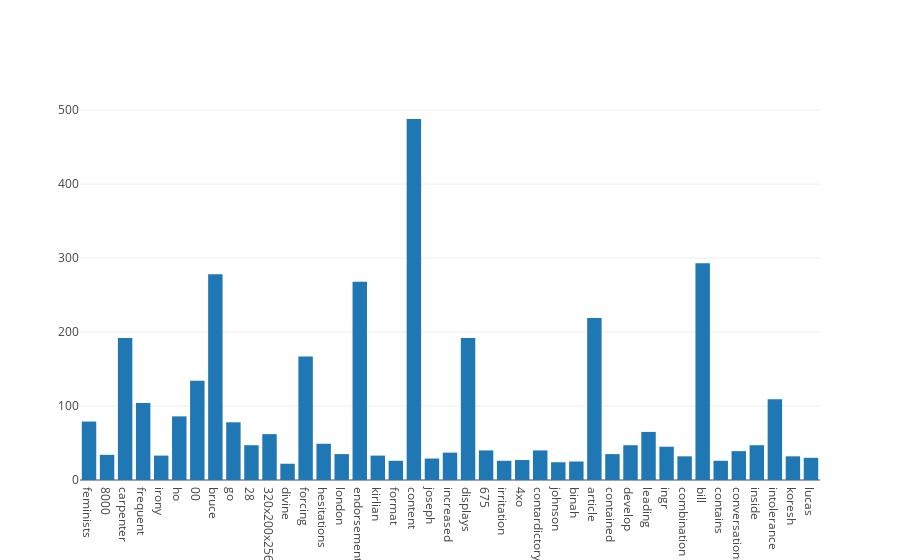

Notebook cell for this chart:
### Code cell
# Answer here

## I think we can just show the term frequency(counts) which large than 20.

## !! If I don't set 0:2000 for terms and counts, it will show the ValueError "arrays must all be same length in Pandas" !!
## !! But I could run this cell in the first time.

dataframe = pd.DataFrame({'terms': count_vect.get_feature_names()[0:3000], 'counts': term_frequencies[0:3000]})

## Sample 1,000 from main dataframe.
sample_dataframe = dataframe.sample(n = 1000, random_state = 42)

## Find the term frequency(counts) which large than 20.
final_dataframe = sample_dataframe[(sample_dataframe['counts'] > 20)][:]

x2 = final_dataframe['terms'].values.tolist()

y2 = final_dataframe['counts'].values.tolist()

need_print = [go.Bar(
            x = x2,
            y = y2   
            )]

py.offline.iplot(need_print, filename='Exercise 14')

### Figure 1 — Plotly figure (JSON) as saved in the notebook; plotly's stock layout.template omitted (floating-point values rounded to 4 significant figures)
{"data": [{"type": "bar", "uid": "bd27655c-e02a-11e8-84f2-9b8878a1e716", "x": ["feminists", "8000", "carpenter", "frequent", "irony", "ho", "00", "bruce", "go", "28", "320x200x256", "divine", "forcing", "hesitations", "london", "endorsements", "kirlian", "format", "content", "joseph", "increased", "displays", "675", "irritation", "4xo", "contardictory", "johnson", "binah", "article", "contained", "develop", "leading", "ingr", "combination", "bill", "contains", "conversations", "inside", "intolerance", "koresh", "lucas"], "y": [79, 34, 192, 104, 33, 86, 134, 278, 78, 47, 62, 22, 167, 49, 35, 268, 33, 26, 488, 29, 37, 192, 40, 26, 27, 40, 24, 25, 219, 35, 47, 65, 45, 32, 293, 26, 39, 47, 109, 32, 30]}], "layout": {}}
